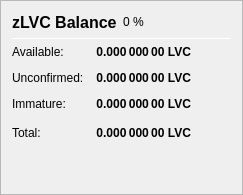
                   <widget class="QFrame" name="frame_ZerocoinBalances">
                    <property name="frameShape">
                     <enum>QFrame::StyledPanel</enum>
                    </property>
                    <property name="frameShadow">
                     <enum>QFrame::Raised</enum>
                    </property>
                    <layout class="QVBoxLayout" name="verticalLayout_7">
                     <item>
                      <layout class="QHBoxLayout" name="horizontalLayout_8" stretch="0,0,0">
                       <item>
                        <widget class="QLabel" name="label_5z_3">
                         <property name="minimumSize">
                          <size>
                           <width>0</width>
                           <height>20</height>
                          </size>
                         </property>
                         <property name="font">
                          <font>
                           <pointsize>12</pointsize>
                           <weight>75</weight>
                           <bold>true</bold>
                          </font>
                         </property>
                         <property name="text">
                          <string>zLVC Balance</string>
                         </property>
                        </widget>
                       </item>
                       <item>
                        <widget class="QLabel" name="labelzLVCPercent">
                         <property name="text">
                          <string notr="true">0 %</string>
                         </property>
                        </widget>
                       </item>
                       <item>
                        <spacer name="horizontalSpacer_11">
                         <property name="orientation">
                          <enum>Qt::Horizontal</enum>
                         </property>
                         <property name="sizeHint" stdset="0">
                          <size>
                           <width>40</width>
                           <height>20</height>
                          </size>
                         </property>
                        </spacer>
                       </item>
                      </layout>
                     </item>
                     <item>
                      <widget class="Line" name="line_ZerocoinBalance">
                       <property name="minimumSize">
                        <size>
                         <width>0</width>
                         <height>1</height>
                        </size>
                       </property>
                       <property name="maximumSize">
                        <size>
                         <width>16777215</width>
                         <height>1</height>
                        </size>
                       </property>
                       <property name="orientation">
                        <enum>Qt::Horizontal</enum>
                       </property>
                      </widget>
                     </item>
                     <item>
                      <layout class="QGridLayout" name="gridLayout_5">
                       <property name="spacing">
                        <number>12</number>
                       </property>
                       <item row="1" column="0">
                        <widget class="QLabel" name="labelzBalanceMatureText">
                         <property name="toolTip">
                          <string>Mature: more than 20 confirmation and more than 1 mint of the same denomination after it was minted.
These zLVC are spendable.</string>
                         </property>
                         <property name="text">
                          <string>Available:</string>
                         </property>
                        </widget>
                       </item>
                       <item row="1" column="1">
                        <widget class="QLabel" name="labelzBalanceMature">
                         <property name="font">
                          <font>
                           <weight>75</weight>
                           <bold>true</bold>
                          </font>
                         </property>
                         <property name="toolTip">
                          <string>Mature: more than 20 confirmation and more than 1 mint of the same denomination after it was minted.
These zLVC are spendable.</string>
                         </property>
                         <property name="text">
                          <string notr="true">0.000 000 00 LVC</string>
                         </property>
                         <property name="alignment">
                          <set>Qt::AlignRight|Qt::AlignTrailing|Qt::AlignVCenter</set>
                         </property>
                        </widget>
                       </item>
                       <item row="2" column="0">
                        <widget class="QLabel" name="labelzBalanceUnconfirmedText">
                         <property name="toolTip">
                          <string>Unconfirmed: less than 20 confirmations
Immature: confirmed, but less than 1 mint of the same denomination after it was minted</string>
                         </property>
                         <property name="text">
                          <string>Unconfirmed:</string>
                         </property>
                        </widget>
                       </item>
                       <item row="2" column="1">
                        <widget class="QLabel" name="labelzBalanceUnconfirmed">
                         <property name="font">
                          <font>
                           <weight>75</weight>
                           <bold>true</bold>
                          </font>
                         </property>
                         <property name="toolTip">
                          <string>Unconfirmed: less than 20 confirmations
Immature: confirmed, but less than 1 mint of the same denomination after it was minted</string>
                         </property>
                         <property name="text">
                          <string notr="true">0.000 000 00 LVC</string>
                         </property>
                         <property name="alignment">
                          <set>Qt::AlignRight|Qt::AlignTrailing|Qt::AlignVCenter</set>
                         </property>
                        </widget>
                       </item>
                       <item row="3" column="0">
                        <widget class="QLabel" name="labelzBalanceImmatureText">
                         <property name="toolTip">
                          <string>Unconfirmed: less than 20 confirmations
Immature: confirmed, but less than 1 mint of the same denomination after it was minted</string>
                         </property>
                         <property name="text">
                          <string>Immature:</string>
                         </property>
                        </widget>
                       </item>
                       <item row="3" column="1">
                        <widget class="QLabel" name="labelzBalanceImmature">
                         <property name="font">
                          <font>
                           <weight>75</weight>
                           <bold>true</bold>
                          </font>
                         </property>
                         <property name="toolTip">
                          <string>Unconfirmed: less than 20 confirmations
Immature: confirmed, but less than 1 mint of the same denomination after it was minted</string>
                         </property>
                         <property name="text">
                          <string notr="true">0.000 000 00 LVC</string>
                         </property>
                         <property name="alignment">
                          <set>Qt::AlignRight|Qt::AlignTrailing|Qt::AlignVCenter</set>
                         </property>
                        </widget>
                       </item>
                       <item row="4" column="0">
                        <widget class="QLabel" name="labelzBalanceText">
                         <property name="toolTip">
                          <string>Your current zLVC balance, unconfirmed and immature zLVC included.</string>
                         </property>
                         <property name="text">
                          <string>Total:</string>
                         </property>
                        </widget>
                       </item>
                       <item row="4" column="1">
                        <widget class="QLabel" name="labelzBalance">
                         <property name="font">
                          <font>
                           <weight>75</weight>
                           <bold>true</bold>
                          </font>
                         </property>
                         <property name="cursor">
                          <cursorShape>IBeamCursor</cursorShape>
                         </property>
                         <property name="toolTip">
                          <string>Your current zLVC balance, unconfirmed and immature zLVC included.</string>
                         </property>
                         <property name="text">
                          <string notr="true">0.000 000 00 LVC</string>
                         </property>
                         <property name="alignment">
                          <set>Qt::AlignRight|Qt::AlignTrailing|Qt::AlignVCenter</set>
                         </property>
                         <property name="textInteractionFlags">
                          <set>Qt::LinksAccessibleByMouse|Qt::TextSelectableByKeyboard|Qt::TextSelectableByMouse</set>
                         </property>
                        </widget>
                       </item>
                       <item row="4" column="2">
                        <spacer name="horizontalSpacer_4">
                         <property name="orientation">
                          <enum>Qt::Horizontal</enum>
                         </property>
                         <property name="sizeHint" stdset="0">
                          <size>
                           <width>40</width>
                           <height>20</height>
                          </size>
                         </property>
                        </spacer>
                       </item>
                      </layout>
                     </item>
                     <item>
                      <spacer name="verticalSpacer_4">
                       <property name="orientation">
                        <enum>Qt::Vertical</enum>
                       </property>
                       <property name="sizeHint" stdset="0">
                        <size>
                         <width>20</width>
                         <height>40</height>
                        </size>
                       </property>
                      </spacer>
                     </item>
                    </layout>
                   </widget>
